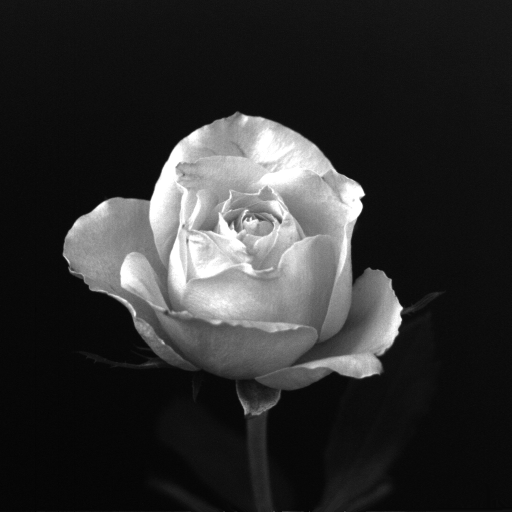
#> input picture Week# 2/Fig0219(rose1024).tif, 1024 x 1024 px (shown at 1/2 size)
$ jupyter execute Lec2.ipynb
#> lines starting #> are read from the running program, lines starting #| are printed output that depends on the picture; after the words box and inside, x2 and y2 are one past the last pixel; in counts of white or black regions, pixels touching at a corner belong together
### Libraries Used:
    1. Numpy: (Numiral Python) It is the library Used for scientific computitions and numerical
    calculations on arrays/tensors.
    it provides some built-in functionality which is much faster and efficient while working
    with Arrays/Tensors.
    2. OpenCV: (Open Source Computer Vision) it is image/vidoes specific libaries which
    provides already implemented algorithms for Image Processing and Computer Vision.


[cell 1]
#importing libraries
import cv2
import numpy as np
import pandas as pd
import matplotlib.pyplot as plt

### Image Pixel Values

[cell 2]
image = cv2.imread('./Fig0219(rose1024).tif',0)  #reading Image as a grayscale
#> image is the input picture: shape (1024, 1024); min 0, max 255, mean 46.8
df = pd.DataFrame(cv2.resize(image, (20,20)))
#> df = table of 20 rows and 20 columns
df
#> Out = table of 20 rows and 20 columns

[cell 3]
cv2.imshow('image', image)
cv2.waitKey(0)
cv2.destroyAllWindows()

### Image Resizing

[cell 4]
img = cv2.imread('./Fig0219(rose1024).tif', 0) #reading image shape-->1024,1024

#result shape-->1024/2=512,1024/2=512
result512 = np.zeros((img.shape[0]//2, img.shape[1]//2), dtype=np.uint8)
result256 = np.zeros((img.shape[0]//4, img.shape[1]//4), dtype= np.uint8)
result128 = np.zeros((img.shape[0]//8, img.shape[1]//8), dtype= np.uint8)
result64 = np.zeros((img.shape[0]//16, img.shape[1]//16), dtype= np.uint8)
result32 = np.zeros((img.shape[0]//32, img.shape[1]//32), dtype= np.uint8)

for i in range(img.shape[0]):
    for j in range(img.shape[1]):
        if i % 2 == 0 and j % 2==0:
            result512[i//2,j//2] = img[i,j]
            result256[i//4, j//4] = img[i,j]
            result128[i//8, j//8] = img[i,j]
            result64[i//16, j//16] = img[i,j]
            result32[i//32, j//32] = img[i,j]


shape = img.shape
#> shape = (1024, 1024)
cv2.imshow(str(shape), img)
shape = result512.shape
#> shape = (512, 512)
cv2.imshow(str(shape), result512)
shape = result256.shape
#> shape = (256, 256)
cv2.imshow(str(shape), result256)
shape = result128.shape
#> shape = (128, 128)
cv2.imshow(str(shape), result128)
shape = result64.shape
#> shape = (64, 64)
cv2.imshow(str(shape), result64)
shape = result32.shape
#> shape = (32, 32)
cv2.imshow(str(shape), result32)
cv2.waitKey(0)
cv2.destroyAllWindows()

### Image Quantization

[cell 5]
img = cv2.imread('./Fig0219(rose1024).tif',0)
image_7_bit = np.zeros((img.shape[0],img.shape[1]), dtype = ('uint8'))
image_6_bit = np.zeros((img.shape[0],img.shape[1]), dtype = ('uint8'))
image_5_bit = np.zeros((img.shape[0],img.shape[1]), dtype = ('uint8'))
image_4_bit = np.zeros((img.shape[0],img.shape[1]), dtype = ('uint8'))
image_3_bit = np.zeros((img.shape[0],img.shape[1]), dtype = ('uint8'))
image_2_bit = np.zeros((img.shape[0],img.shape[1]), dtype = ('uint8'))
image_1_bit = np.zeros((img.shape[0],img.shape[1]), dtype = ('uint8'))
image_0_bit = np.zeros((img.shape[0],img.shape[1]), dtype = ('uint8'))

result_7_bit = np.where(img>127, 0, img)
result_6_bit = np.where(img>63, 0, img)
image_5_bit = np.where(img>31, 0, img)
# [27 lines of commented-out code are left out]
plt.imshow(result_6_bit, cmap='gray')

[cell 6]
img = cv2.imread('./Fig0219(rose1024).tif', cv2.IMREAD_GRAYSCALE)
img = cv2.resize(img, (512,512))
plane8 = np.zeros((img.shape[0], img.shape[1]), dtype = 'uint8')
plane7 = np.zeros((img.shape[0], img.shape[1]), dtype = 'uint8')
plane6 = np.zeros((img.shape[0], img.shape[1]), dtype = 'uint8')
plane5 = np.zeros((img.shape[0], img.shape[1]), dtype = 'uint8')
plane4 = np.zeros((img.shape[0], img.shape[1]), dtype = 'uint8')
plane3 = np.zeros((img.shape[0], img.shape[1]), dtype = 'uint8')
plane2 = np.zeros((img.shape[0], img.shape[1]), dtype = 'uint8')
plane1 = np.zeros((img.shape[0], img.shape[1]), dtype = 'uint8')
for i in range(img.shape[0]):
    for j in range(img.shape[1]):
        if img[i,j]>127:
            plane8[i,j] = img[i,j]
        elif img[i,j]<=127 and img[i,j]>=64:
            plane7[i,j] = img[i,j]
        elif img[i,j] < 64 and img[i,j]>=32:
            plane6[i,j] = img[i,j]
        elif img[i,j] < 32 and img[i,j]>=16:
            plane5[i,j] = img[i,j]
        elif img[i,j] < 16 and img[i,j]>=8:
            plane4[i,j] = img[i,j]
        elif img[i,j] < 8 and img[i,j]>=4:
            plane3[i,j] = img[i,j]
        elif img[i,j] <4 and img[i,j]>=2:
            plane2[i,j] = img[i,j]
        else:
            plane1[i,j] = img[i,j]
#> plane1: shape (512, 512); every value is 0
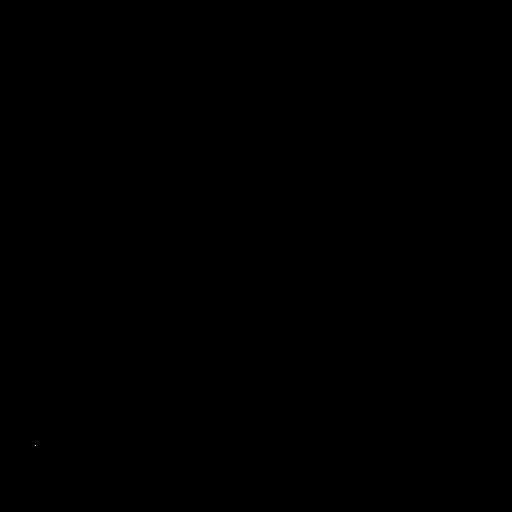
#> plane2: shape (512, 512); values 0 (black) and 3 (white), 0% white in thin lines or dots, all inside (x1, y1, x2, y2) = (35, 445, 36, 446)
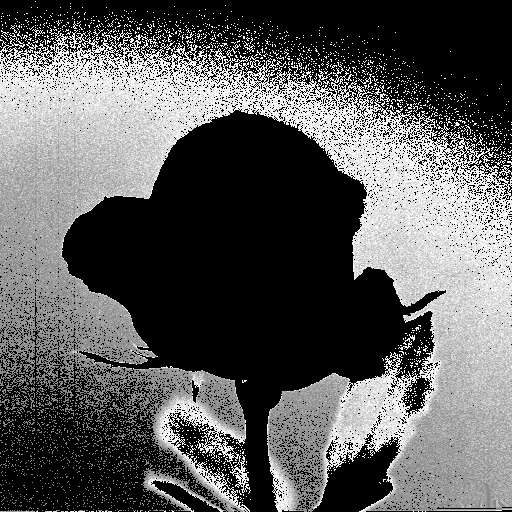
#> plane4: shape (512, 512); min 0, max 15, mean 5.36; drawn with min black and max white
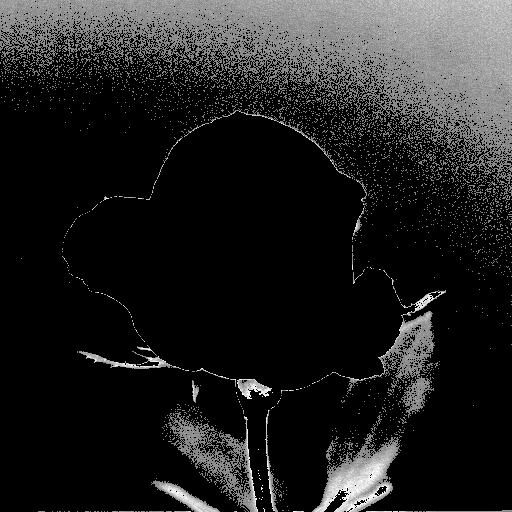
#> plane5: shape (512, 512); min 0, max 31, mean 4.1; drawn with min black and max white
cv2.imshow('Original', img)
cv2.imshow('Plane8', plane8)
cv2.imshow('Plane7', plane7)
cv2.imshow('Plane6', plane6)
cv2.imshow('Plane5', plane5)
cv2.imshow('Plane4', plane4)
cv2.imshow('Plane3', plane3)
cv2.imshow('Plane2', plane2)
cv2.imshow('Plane1', plane1)
cv2.waitKey(0)
cv2.destroyAllWindows()

### Color Panel Switching

[cell 7]
img = cv2.imread('./flower.tif')
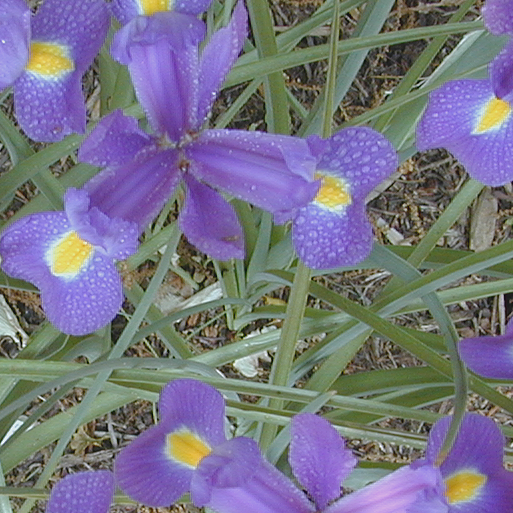
#> input picture Week# 2/flower.tif, 513 x 513 px
#> img is the input picture: shape (513, 513, 3); mean B, G, R 134.7, 116.7, 119.4
cv2.imshow("image", img)
cv2.waitKey(0)
cv2.destroyAllWindows()

[cell 8]
img = cv2.imread('./flower.tif')
blue = np.zeros((img.shape[0], img.shape[1], img.shape[2]), dtype = np.uint8)
green = np.zeros((img.shape[0], img.shape[1], img.shape[2]), dtype = np.uint8)
red = np.zeros((img.shape[0], img.shape[1], img.shape[2]), dtype = np.uint8)

blue[:,:,0] = img[:,:,0]
green[:,:,1] = img[:,:,1]
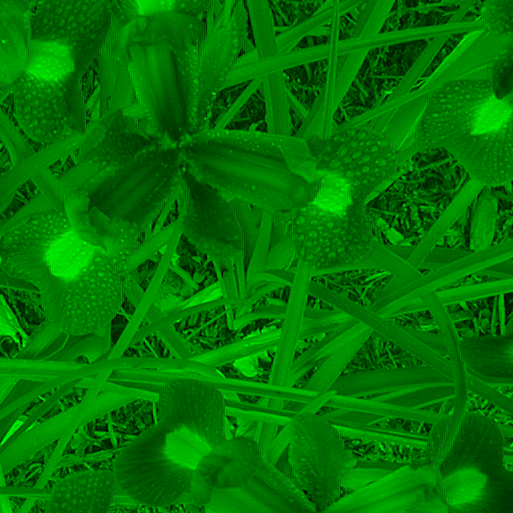
#> green: shape (513, 513, 3); mean B, G, R 0, 116.7, 0
red[:,:,2] = img[:,:,2]
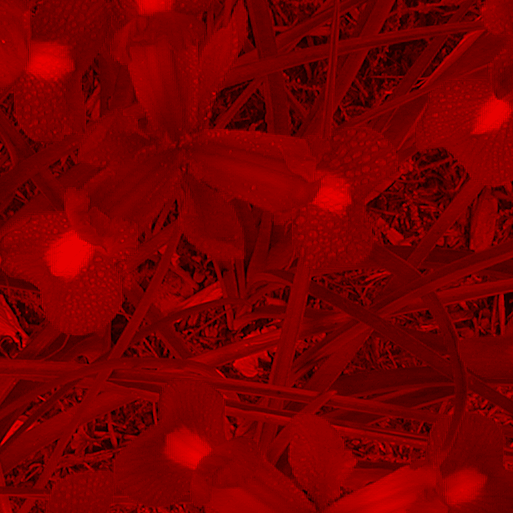
#> red: shape (513, 513, 3); mean B, G, R 0, 0, 119.4

cv2.imshow('blue', blue)
cv2.imshow('green', green)
cv2.imshow('red', red)
cv2.waitKey(0)
cv2.destroyAllWindows()

### Image Slicing

[cell 9]
image_panel = np.zeros((200,200,3), dtype = np.uint8)

# red color
image_panel[:100, :100, 0] = 255
# Green color
image_panel[:100, 100:, 1] = 255
# Blue color
image_panel[100:, :100, 2] = 255

# image showing
plt.imshow(image_panel)
plt.axis('off')
plt.show()
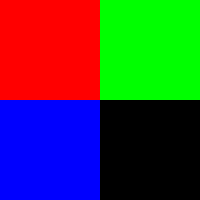
#> shown: shape (200, 200, 3); mean R, G, B 63.8, 63.8, 63.8

### Pixel Replication

[cell 10]
img = cv2.imread('./Fig0241(c)(einstein high contrast).tif',0)
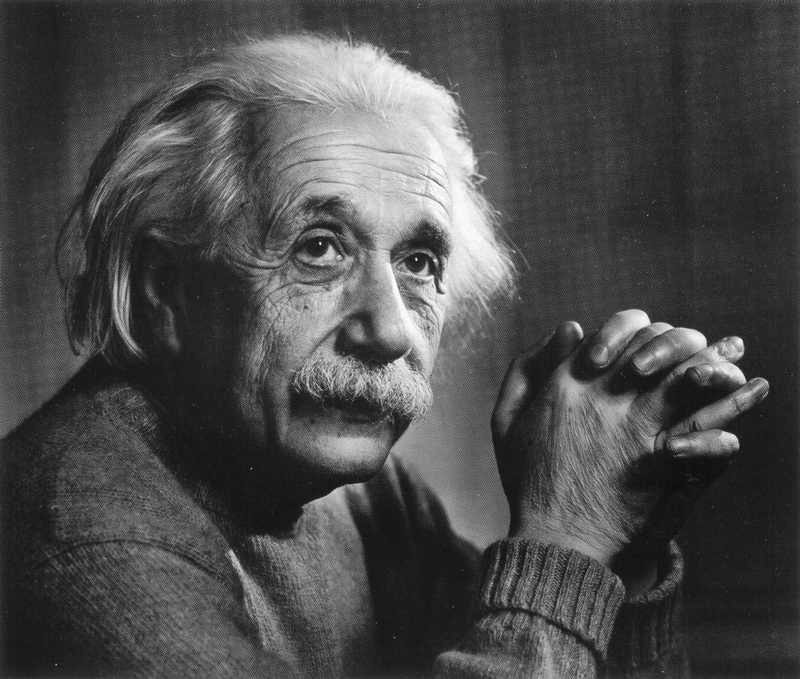
#> input picture Week# 2/Fig0241(c)(einstein high contrast).tif, 800 x 679 px
#> img is the input picture: shape (679, 800); min 1, max 255, mean 75
replacated_image = np.repeat(np.repeat(img,2, axis = 0), 2, axis=1)

# plt.imshow(replacated_image, cmap='gray')
# plt.show()
img.shape, replacated_image.shape
#> Out = ((679, 800), (1358, 1600))

### Up sampling /Interpolation

[cell 11]
img = cv2.imread('./Fig0241(c)(einstein high contrast).tif')
frame = np.zeros((1024,1024,3), dtype = 'uint8')

a = 0; b = 0;
for i in range(frame.shape[0]//2):
    a = i*2
    for j in range(frame.shape[1]//2):
        b =j*2
        frame[a,b] = img[i,j]
cv2.imshow('Zoomed', frame)
# row interpolation
print(frame[0,1])
#| [0 0 0]
for i in range(0,1024,2):
    for j in range(1,1024, 2):
        p = j-1
        f = j+1
        if f == 1024:
            frame[i,j] = frame[i,p]/2
        else:
            frame[i,j] = frame[i,p]/2+frame[i, f]/2
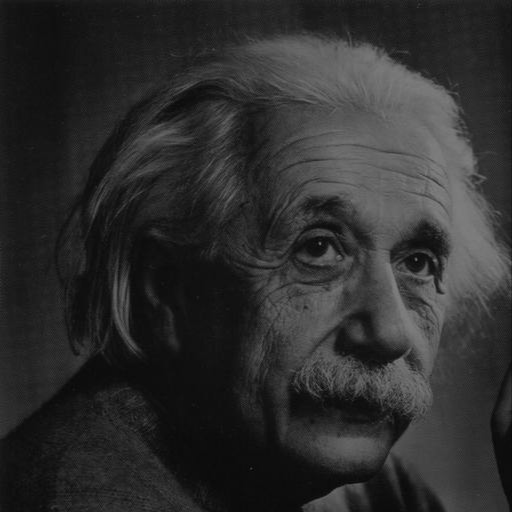
#> frame: shape (1024, 1024, 3) (shown at 1/2 size); min 0, max 255, mean 45.4
print(frame[0,1])
#| [65 65 65]
cv2.imshow('Rowwise', frame)
#columns interpolation
print(frame[1,0])
#| [0 0 0]
for i in range (1,1024,2):
    p = i-1
    f = i+1
    for j in range(0,1024,2):
        if f == 1024:
            frame[i,j] = frame[p,j]/2
        else:
            frame[i, j] = frame[p,j]/2 + frame[f,j]/2
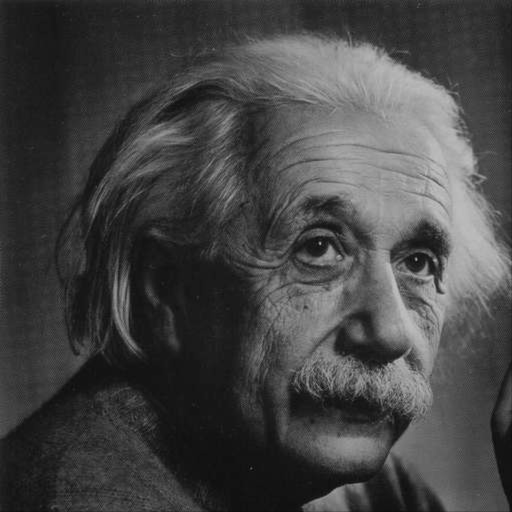
#> frame: shape (1024, 1024, 3) (shown at 1/2 size); min 0, max 255, mean 68.1
print(frame[1,0])
#| [65 65 65]
cv2.imshow('orginal', img)
cv2.imshow('Col', frame)

cv2.waitKey(0)
cv2.destroyAllWindows()
